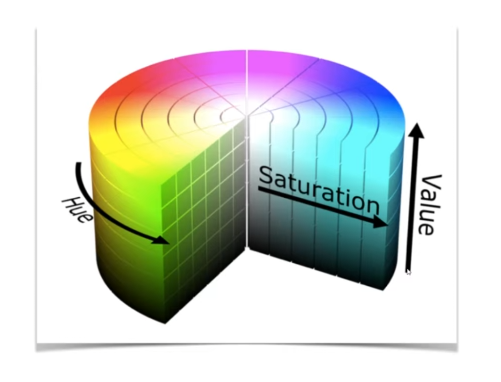
#> input picture HSV.png, 501 x 382 px, given in place of the camera
$ jupyter execute 'Snap Filters example.ipynb'
#> lines starting #> are read from the running program, lines starting #| are printed output that depends on the picture; after the words box and inside, x2 and y2 are one past the last pixel; in counts of white or black regions, pixels touching at a corner belong together
[cell 1]
#Apply the code on video

#Better Method

import cv2
import numpy as np

def nothing(x):
    pass

cap = cv2.VideoCapture(0)
cv2.namedWindow("Tracking")

cv2.createTrackbar("LH", "Tracking", 0,255, nothing)
#> slider 'LH' is set to 51
cv2.createTrackbar("LS", "Tracking", 0,255, nothing)
#> slider 'LS' is set to 51
cv2.createTrackbar("LV", "Tracking", 0,255, nothing)
#> slider 'LV' is set to 51
cv2.createTrackbar("UH", "Tracking", 255,255, nothing)
cv2.createTrackbar("US", "Tracking", 255,255, nothing)
cv2.createTrackbar("UV", "Tracking", 255,255, nothing)


while (True):
    #frame = cv2.imread("Data/Smarties-UK-Candies.jpg")
    _, frame = cap.read()
#> frame is the input picture: shape (382, 501, 3); mean B, G, R 206.5, 213.5, 208.3

    hsv = cv2.cvtColor(frame, cv2.COLOR_BGR2HSV)
#> hsv: shape (382, 501, 3); mean H, S, V 28, 49.4, 223.6

    l_h = cv2.getTrackbarPos("LH", "Tracking") #lower h value
    l_s = cv2.getTrackbarPos("LS", "Tracking") #lower s value
    l_v = cv2.getTrackbarPos("LV", "Tracking") #lower v value

    u_h = cv2.getTrackbarPos("UH", "Tracking") #upper h value
    u_s = cv2.getTrackbarPos("US", "Tracking") #upper s value
    u_v = cv2.getTrackbarPos("UV", "Tracking") #upper v value

    l_b = np.array([l_h, l_s, l_v])
    u_b = np.array([u_h, u_s, u_v])

    mask = cv2.inRange(hsv, l_b, u_b)
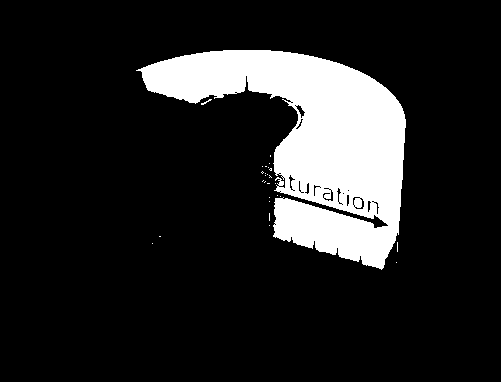
#> mask: shape (382, 501); 14.3% white; 27 white regions (25 under 20 px), largest, box (x1, y1, x2, y2) and area: (136, 50, 406, 270) 27319, (201, 99, 212, 105) 20
    result = cv2.bitwise_and(frame, frame, mask = mask)
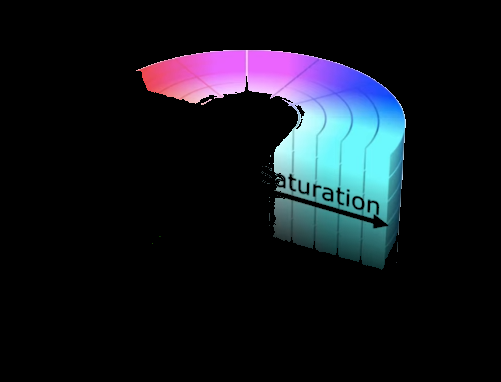
#> result: shape (382, 501, 3); mean B, G, R 28.7, 21.8, 18.3

    frame = cv2.resize(frame, (250,250))
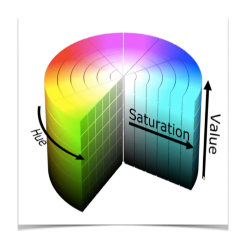
#> frame: shape (250, 250, 3); mean B, G, R 206.4, 213.5, 208.2
    mask = cv2.resize(mask, (250, 250))
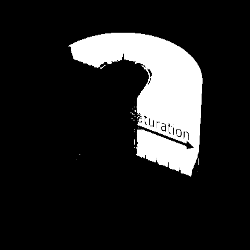
#> mask: shape (250, 250); min 0, max 255, mean 36.5
    result = cv2.resize(result, (250,250))
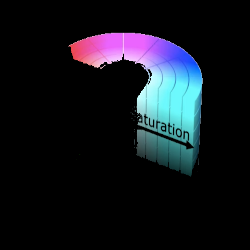
#> result: shape (250, 250, 3); mean B, G, R 28.6, 21.7, 18.3
    cv2.imshow("frame", frame)
    cv2.imshow("mask", mask)
    cv2.imshow("result", result)

    key = cv2.waitKey(1)
#> (key Esc is pressed here)
    if key == 27:
        break

cap.release()
cv2.destroyAllWindows()
